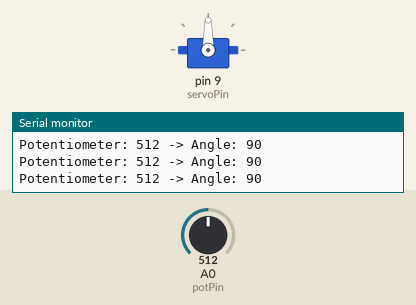
The program below on a simulated Arduino Uno, built with avr-gcc and run on an emulated ATmega328P. On the bench: servo, the last lines printed to the serial monitor. The inputs (shaded band) are chosen by the test bench; at power-on: A0 (potPin) = 512.

Above: at 1.2 s.
1.3 s: A0 (potPin) set to 551
At 2.7 s:
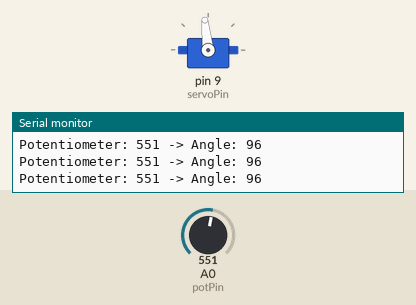
4.3 s: A0 (potPin) set to 582
At 5.5 s:
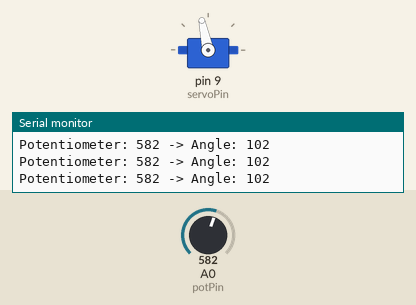
5.8 s: A0 (potPin) set to 306
At 6.4 s:
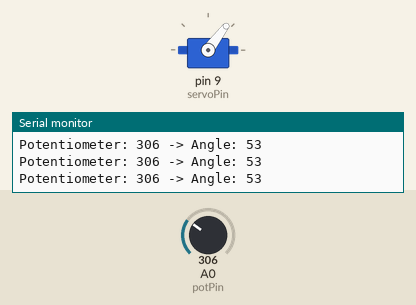
7.3 s: A0 (potPin) set to 110
At 7.8 s:
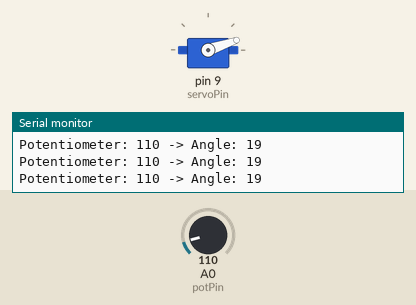
8.8 s: A0 (potPin) set to 94
At 9.3 s:
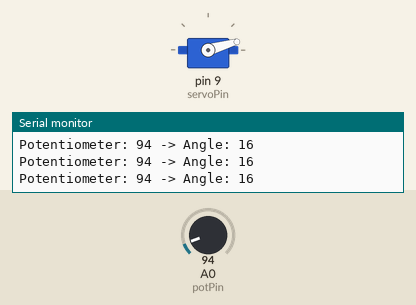
11.8 s: A0 (potPin) set to 122
At 12.6 s:
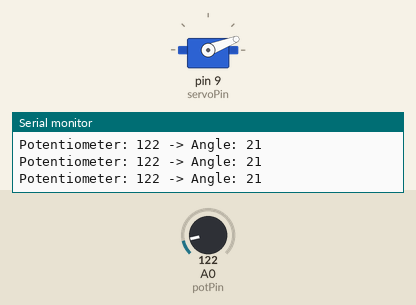
Timing chart, 0 to 14.3 s (numbered marks = the images above; inputs shaded):
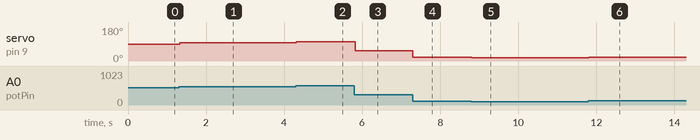

Measured:
- after the input at 1.3 s, servo on pin 9 (servoPin): 90° → 96° at once
- after the input at 4.3 s, servo on pin 9 (servoPin): 96° → 102° at once
- after the input at 5.8 s, servo on pin 9 (servoPin): 102° → 53° at once
- after the input at 7.3 s, servo on pin 9 (servoPin): 53° → 19° at once
- after the input at 8.8 s, servo on pin 9 (servoPin): 19° → 16° at once
- after the input at 11.8 s, servo on pin 9 (servoPin): 16° → 21° at once

The program:

main.cpp
```cpp
// 1. Light up the LED (Comment out til 2. )

// #include <Arduino.h>

// // Define the LED pin. Use a PWM-capable pin (like 3, 5, 6, 9, 10, 11 on Uno)
// const int ledPin = 9;
// int n = 0;
// int direction = 1;
// void setup() {

//   pinMode(ledPin, OUTPUT);
//   // Initialize serial communication at 9600 bits per second:  Serial.begin(9600);
// }

// void loop() {


//   Serial.println(n);

//   analogWrite(ledPin, n);
//   delay(0);


//   if (n == 255) {
//     direction = -1;
//   } else if (n == 0) {
//     direction = 1;
//   }

//   n += direction;

// }


// // 2. Add Potentiometer

// #include <Arduino.h>

// // Define the pins
// const int potPin = A0; // Potentiometer connected to Analog pin A0
// const int ledPin = 9;  // LED connected to PWM pin 9

// void setup() {
//   // Set the LED pin as an output
//   pinMode(ledPin, OUTPUT);
//   // Initialize serial communication (optional, for debugging)
//   Serial.begin(9600);
// }

// void loop() {
//   // Read the potentiometer value (0-1023)
//   int potValue = analogRead(potPin);

//   // Map the potentiometer value to the LED brightness range (0-255)
//   int brightness = map(potValue, 0, 1023, 0, 255);

//   // Set the LED brightness
//   analogWrite(ledPin, brightness);

//   // Print the values to the Serial Monitor (optional)
//   Serial.print("Potentiometer: ");
//   Serial.print(potValue);
//   Serial.print(" -> Brightness: ");
//   Serial.println(brightness);

//   // Small delay to stabilize readings (optional)
//   delay(10);
// }


// 3. Move Servo with potentiometer

#include <Arduino.h>
#include <Servo.h> // Include the Servo library

// Define the pins
const int potPin = A0; // Potentiometer connected to Analog pin A0
const int servoPin = 9; // Servo signal pin connected to digital pin 9

Servo myServo; // Create a Servo object

void setup() {
  myServo.attach(servoPin); // Attach the servo to the specified pin
  // Initialize serial communication (optional, for debugging)
  Serial.begin(9600);
}

void loop() {
  // Read the potentiometer value (0-1023)
  int potValue = analogRead(potPin);

  // Map the potentiometer value to the servo angle range (0-180)
  int angle = map(potValue, 0, 1023, 0, 180); // Map to servo angle

  // Set the servo position
  myServo.write(angle);

  // Print the values to the Serial Monitor (optional)
  Serial.print("Potentiometer: ");
  Serial.print(potValue);
  Serial.print(" -> Angle: ");
  Serial.println(angle);

  // Small delay is important for servo stability
  delay(15);
}
```
